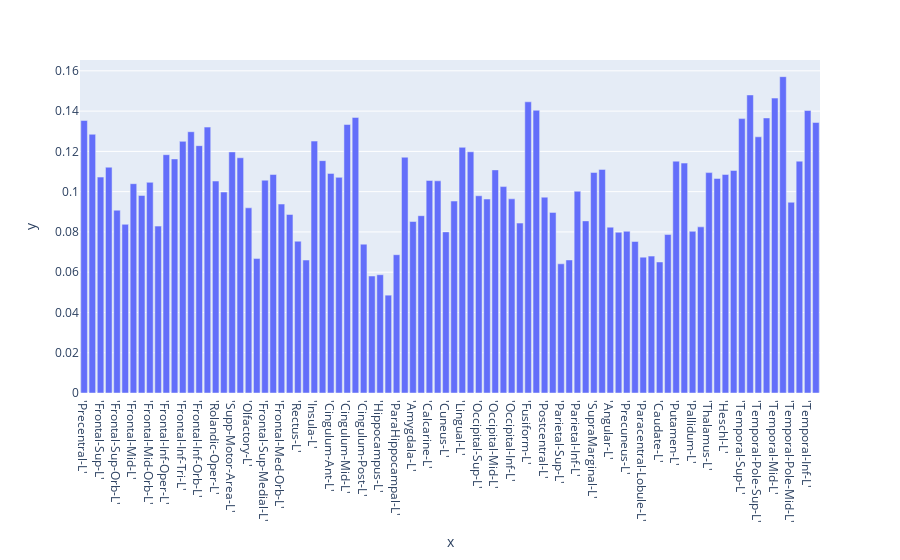
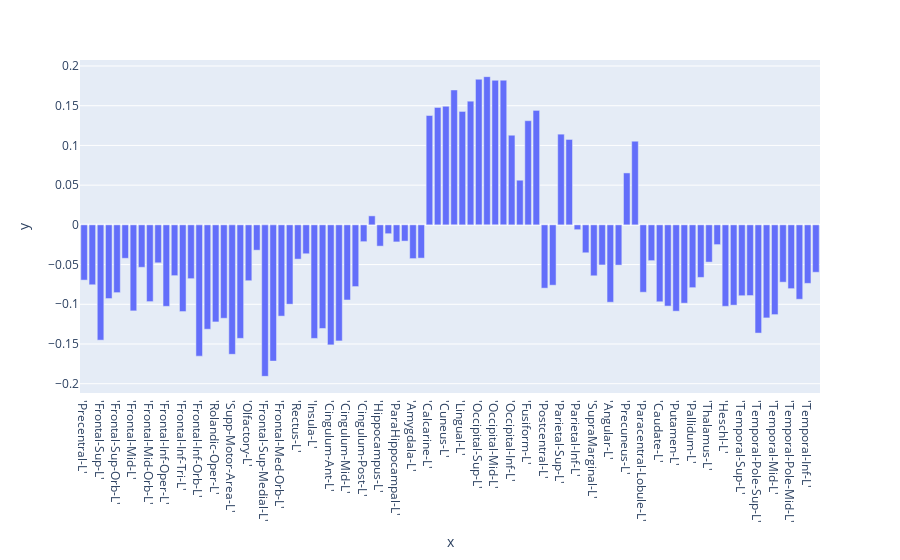
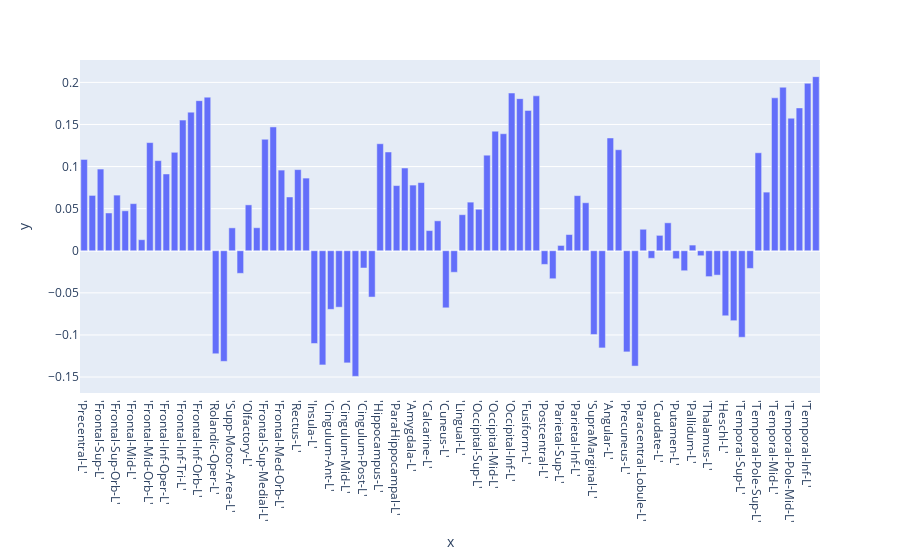
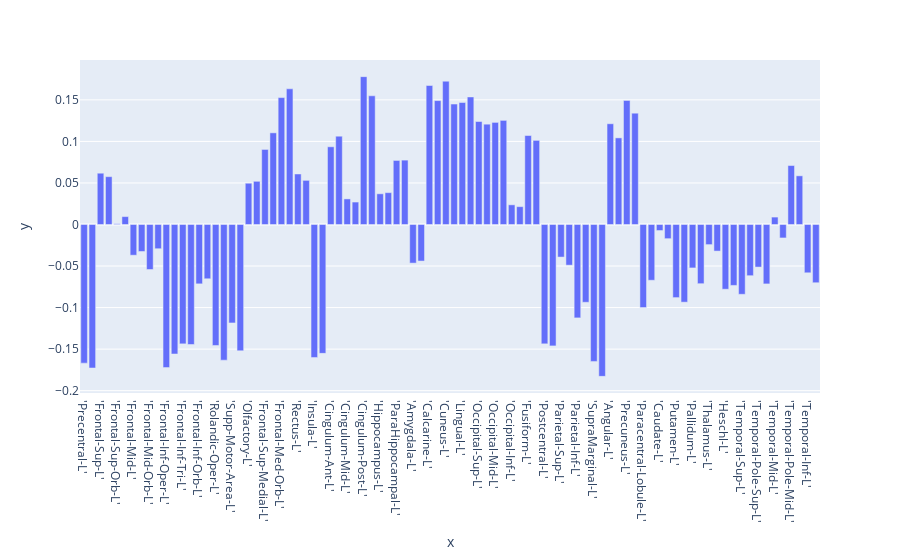

Write notebook code for charts like these, in order.
### Code cell
import pandas as pd
labels = pd.read_csv("AALlabels.csv")
label=labels['labels'].values
import plotly.express as px
for model in range(K):
    print(f"Model {model}: Pi = {pi_est[model]} , kappa = {kappa_est[model]}")
    fig = px.bar(y=mu_est[:,model].detach().numpy(),x=label)
    #fig.update_layout(width=300)
    fig.show()

### Figure 1 — Plotly figure (JSON) as saved in the notebook; plotly's stock layout.template omitted (floating-point values rounded to 4 significant figures)
{"data": [{"alignmentgroup": "True", "hovertemplate": "x=%{x}<br>y=%{y}<extra></extra>", "legendgroup": "", "marker": {"color": "#636efa", "pattern": {"shape": ""}}, "name": "", "offsetgroup": "", "orientation": "v", "showlegend": false, "textposition": "auto", "type": "bar", "x": ["'Precentral-L'", "'Precentral-R'", "'Frontal-Sup-L'", "'Frontal-Sup-R'", "'Frontal-Sup-Orb-L'", "'Frontal-Sup-Orb-R'", "'Frontal-Mid-L'", "'Frontal-Mid-R'", "'Frontal-Mid-Orb-L'", "'Frontal-Mid-Orb-R'", "'Frontal-Inf-Oper-L'", "'Frontal-Inf-Oper-R'", "'Frontal-Inf-Tri-L'", "'Frontal-Inf-Tri-R'", "'Frontal-Inf-Orb-L'", "'Frontal-Inf-Orb-R'", "'Rolandic-Oper-L'", "'Rolandic-Oper-R'", "'Supp-Motor-Area-L'", "'Supp-Motor-Area-R'", "'Olfactory-L'", "'Olfactory-R'", "'Frontal-Sup-Medial-L'", "'Frontal-Sup-Medial-R'", "'Frontal-Med-Orb-L'", "'Frontal-Med-Orb-R'", "'Rectus-L'", "'Rectus-R'", "'Insula-L'", "'Insula-R'", "'Cingulum-Ant-L'", "'Cingulum-Ant-R'", "'Cingulum-Mid-L'", "'Cingulum-Mid-R'", "'Cingulum-Post-L'", "'Cingulum-Post-R'", "'Hippocampus-L'", "'Hippocampus-R'", "'ParaHippocampal-L'", "'ParaHippocampal-R'", "'Amygdala-L'", "'Amygdala-R'", "'Calcarine-L'", "'Calcarine-R'", "'Cuneus-L'", "'Cuneus-R'", "'Lingual-L'", "'Lingual-R'", "'Occipital-Sup-L'", "'Occipital-Sup-R'", "'Occipital-Mid-L'", "'Occipital-Mid-R'", "'Occipital-Inf-L'", "'Occipital-Inf-R'", "'Fusiform-L'", "'Fusiform-R'", "'Postcentral-L'", "'Postcentral-R'", "'Parietal-Sup-L'", "'Parietal-Sup-R'", "'Parietal-Inf-L'", "'Parietal-Inf-R'", "'SupraMarginal-L'", "'SupraMarginal-R'", "'Angular-L'", "'Angular-R'", "'Precuneus-L'", "'Precuneus-R'", "'Paracentral-Lobule-L'", "'Paracentral-Lobule-R'", "'Caudate-L'", "'Caudate-R'", "'Putamen-L'", "'Putamen-R'", "'Pallidum-L'", "'Pallidum-R'", "'Thalamus-L'", "'Thalamus-R'", "'Heschl-L'", "'Heschl-R'", "'Temporal-Sup-L'", "'Temporal-Sup-R'", "'Temporal-Pole-Sup-L'", "'Temporal-Pole-Sup-R'", "'Temporal-Mid-L'", "'Temporal-Mid-R'", "'Temporal-Pole-Mid-L'", "'Temporal-Pole-Mid-R'", "'Temporal-Inf-L'", "'Temporal-Inf-R'"], "xaxis": "x", "y": [0.1353, 0.1285, 0.1072, 0.1121, 0.09079, 0.08377, 0.104, 0.0981, 0.1046, 0.08289, 0.1184, 0.1162, 0.125, 0.1298, 0.1228, 0.1321, 0.1053, 0.09981, 0.1197, 0.1168, 0.09196, 0.06677, 0.1057, 0.1085, 0.09384, 0.08867, 0.07538, 0.06603, 0.1251, 0.1154, 0.1091, 0.1071, 0.1333, 0.1369, 0.07392, 0.05811, 0.05875, 0.04859, 0.06869, 0.1171, 0.08517, 0.08806, 0.1056, 0.1054, 0.08002, 0.09532, 0.122, 0.1198, 0.09796, 0.09633, 0.1108, 0.1025, 0.09643, 0.08439, 0.1446, 0.1404, 0.09726, 0.0897, 0.06416, 0.06608, 0.1002, 0.08548, 0.1095, 0.1111, 0.08236, 0.07982, 0.08033, 0.07526, 0.06748, 0.06798, 0.06507, 0.0787, 0.1151, 0.1142, 0.08031, 0.08251, 0.1095, 0.1066, 0.1085, 0.1105, 0.1363, 0.148, 0.1272, 0.1366, 0.1465, 0.1571, 0.09474, 0.1151, 0.1403, 0.1344], "yaxis": "y"}], "layout": {"barmode": "relative", "legend": {"tracegroupgap": 0}, "margin": {"t": 60}, "xaxis": {"anchor": "y", "domain": [0, 1], "title": {"text": "x"}}, "yaxis": {"anchor": "x", "domain": [0, 1], "title": {"text": "y"}}}}

### Figure 2 — Plotly figure (JSON) as saved in the notebook; plotly's stock layout.template omitted (floating-point values rounded to 4 significant figures)
{"data": [{"alignmentgroup": "True", "hovertemplate": "x=%{x}<br>y=%{y}<extra></extra>", "legendgroup": "", "marker": {"color": "#636efa", "pattern": {"shape": ""}}, "name": "", "offsetgroup": "", "orientation": "v", "showlegend": false, "textposition": "auto", "type": "bar", "x": ["'Precentral-L'", "'Precentral-R'", "'Frontal-Sup-L'", "'Frontal-Sup-R'", "'Frontal-Sup-Orb-L'", "'Frontal-Sup-Orb-R'", "'Frontal-Mid-L'", "'Frontal-Mid-R'", "'Frontal-Mid-Orb-L'", "'Frontal-Mid-Orb-R'", "'Frontal-Inf-Oper-L'", "'Frontal-Inf-Oper-R'", "'Frontal-Inf-Tri-L'", "'Frontal-Inf-Tri-R'", "'Frontal-Inf-Orb-L'", "'Frontal-Inf-Orb-R'", "'Rolandic-Oper-L'", "'Rolandic-Oper-R'", "'Supp-Motor-Area-L'", "'Supp-Motor-Area-R'", "'Olfactory-L'", "'Olfactory-R'", "'Frontal-Sup-Medial-L'", "'Frontal-Sup-Medial-R'", "'Frontal-Med-Orb-L'", "'Frontal-Med-Orb-R'", "'Rectus-L'", "'Rectus-R'", "'Insula-L'", "'Insula-R'", "'Cingulum-Ant-L'", "'Cingulum-Ant-R'", "'Cingulum-Mid-L'", "'Cingulum-Mid-R'", "'Cingulum-Post-L'", "'Cingulum-Post-R'", "'Hippocampus-L'", "'Hippocampus-R'", "'ParaHippocampal-L'", "'ParaHippocampal-R'", "'Amygdala-L'", "'Amygdala-R'", "'Calcarine-L'", "'Calcarine-R'", "'Cuneus-L'", "'Cuneus-R'", "'Lingual-L'", "'Lingual-R'", "'Occipital-Sup-L'", "'Occipital-Sup-R'", "'Occipital-Mid-L'", "'Occipital-Mid-R'", "'Occipital-Inf-L'", "'Occipital-Inf-R'", "'Fusiform-L'", "'Fusiform-R'", "'Postcentral-L'", "'Postcentral-R'", "'Parietal-Sup-L'", "'Parietal-Sup-R'", "'Parietal-Inf-L'", "'Parietal-Inf-R'", "'SupraMarginal-L'", "'SupraMarginal-R'", "'Angular-L'", "'Angular-R'", "'Precuneus-L'", "'Precuneus-R'", "'Paracentral-Lobule-L'", "'Paracentral-Lobule-R'", "'Caudate-L'", "'Caudate-R'", "'Putamen-L'", "'Putamen-R'", "'Pallidum-L'", "'Pallidum-R'", "'Thalamus-L'", "'Thalamus-R'", "'Heschl-L'", "'Heschl-R'", "'Temporal-Sup-L'", "'Temporal-Sup-R'", "'Temporal-Pole-Sup-L'", "'Temporal-Pole-Sup-R'", "'Temporal-Mid-L'", "'Temporal-Mid-R'", "'Temporal-Pole-Mid-L'", "'Temporal-Pole-Mid-R'", "'Temporal-Inf-L'", "'Temporal-Inf-R'"], "xaxis": "x", "y": [-0.06957, -0.07544, -0.1451, -0.09278, -0.08533, -0.0421, -0.1083, -0.05345, -0.09663, -0.04778, -0.1026, -0.06395, -0.1092, -0.06774, -0.1653, -0.1314, -0.1222, -0.1176, -0.163, -0.1429, -0.07033, -0.03189, -0.1907, -0.1715, -0.1149, -0.09992, -0.04314, -0.03638, -0.143, -0.1305, -0.1511, -0.1461, -0.09458, -0.07771, -0.02115, 0.01134, -0.0268, -0.01113, -0.02145, -0.02045, -0.04248, -0.0419, 0.1377, 0.1478, 0.1493, 0.1698, 0.1428, 0.1557, 0.1834, 0.1866, 0.182, 0.1822, 0.1129, 0.05621, 0.1311, 0.1441, -0.07969, -0.07597, 0.1142, 0.1075, -0.006083, -0.03515, -0.06412, -0.05046, -0.0974, -0.05067, 0.06538, 0.1053, -0.08483, -0.04505, -0.09684, -0.1023, -0.1087, -0.0986, -0.07907, -0.06617, -0.04688, -0.02487, -0.1026, -0.1011, -0.08922, -0.08901, -0.1362, -0.1171, -0.113, -0.07217, -0.08031, -0.09365, -0.07367, -0.05968], "yaxis": "y"}], "layout": {"barmode": "relative", "legend": {"tracegroupgap": 0}, "margin": {"t": 60}, "xaxis": {"anchor": "y", "domain": [0, 1], "title": {"text": "x"}}, "yaxis": {"anchor": "x", "domain": [0, 1], "title": {"text": "y"}}}}

### Figure 3 — Plotly figure (JSON) as saved in the notebook; plotly's stock layout.template omitted (floating-point values rounded to 4 significant figures)
{"data": [{"alignmentgroup": "True", "hovertemplate": "x=%{x}<br>y=%{y}<extra></extra>", "legendgroup": "", "marker": {"color": "#636efa", "pattern": {"shape": ""}}, "name": "", "offsetgroup": "", "orientation": "v", "showlegend": false, "textposition": "auto", "type": "bar", "x": ["'Precentral-L'", "'Precentral-R'", "'Frontal-Sup-L'", "'Frontal-Sup-R'", "'Frontal-Sup-Orb-L'", "'Frontal-Sup-Orb-R'", "'Frontal-Mid-L'", "'Frontal-Mid-R'", "'Frontal-Mid-Orb-L'", "'Frontal-Mid-Orb-R'", "'Frontal-Inf-Oper-L'", "'Frontal-Inf-Oper-R'", "'Frontal-Inf-Tri-L'", "'Frontal-Inf-Tri-R'", "'Frontal-Inf-Orb-L'", "'Frontal-Inf-Orb-R'", "'Rolandic-Oper-L'", "'Rolandic-Oper-R'", "'Supp-Motor-Area-L'", "'Supp-Motor-Area-R'", "'Olfactory-L'", "'Olfactory-R'", "'Frontal-Sup-Medial-L'", "'Frontal-Sup-Medial-R'", "'Frontal-Med-Orb-L'", "'Frontal-Med-Orb-R'", "'Rectus-L'", "'Rectus-R'", "'Insula-L'", "'Insula-R'", "'Cingulum-Ant-L'", "'Cingulum-Ant-R'", "'Cingulum-Mid-L'", "'Cingulum-Mid-R'", "'Cingulum-Post-L'", "'Cingulum-Post-R'", "'Hippocampus-L'", "'Hippocampus-R'", "'ParaHippocampal-L'", "'ParaHippocampal-R'", "'Amygdala-L'", "'Amygdala-R'", "'Calcarine-L'", "'Calcarine-R'", "'Cuneus-L'", "'Cuneus-R'", "'Lingual-L'", "'Lingual-R'", "'Occipital-Sup-L'", "'Occipital-Sup-R'", "'Occipital-Mid-L'", "'Occipital-Mid-R'", "'Occipital-Inf-L'", "'Occipital-Inf-R'", "'Fusiform-L'", "'Fusiform-R'", "'Postcentral-L'", "'Postcentral-R'", "'Parietal-Sup-L'", "'Parietal-Sup-R'", "'Parietal-Inf-L'", "'Parietal-Inf-R'", "'SupraMarginal-L'", "'SupraMarginal-R'", "'Angular-L'", "'Angular-R'", "'Precuneus-L'", "'Precuneus-R'", "'Paracentral-Lobule-L'", "'Paracentral-Lobule-R'", "'Caudate-L'", "'Caudate-R'", "'Putamen-L'", "'Putamen-R'", "'Pallidum-L'", "'Pallidum-R'", "'Thalamus-L'", "'Thalamus-R'", "'Heschl-L'", "'Heschl-R'", "'Temporal-Sup-L'", "'Temporal-Sup-R'", "'Temporal-Pole-Sup-L'", "'Temporal-Pole-Sup-R'", "'Temporal-Mid-L'", "'Temporal-Mid-R'", "'Temporal-Pole-Mid-L'", "'Temporal-Pole-Mid-R'", "'Temporal-Inf-L'", "'Temporal-Inf-R'"], "xaxis": "x", "y": [0.1085, 0.06574, 0.09705, 0.04487, 0.0661, 0.04746, 0.05595, 0.01314, 0.1285, 0.1071, 0.0912, 0.117, 0.1552, 0.1647, 0.1783, 0.1825, -0.1223, -0.1314, 0.0272, -0.02684, 0.0545, 0.02736, 0.1325, 0.1471, 0.09582, 0.06389, 0.09638, 0.08632, -0.1102, -0.1356, -0.06962, -0.06705, -0.1332, -0.1492, -0.02052, -0.055, 0.1271, 0.1173, 0.07743, 0.09828, 0.07802, 0.08097, 0.02396, 0.03555, -0.06778, -0.02557, 0.04283, 0.05775, 0.04932, 0.1135, 0.142, 0.139, 0.1874, 0.1807, 0.1667, 0.184, -0.01621, -0.03324, 0.0063, 0.01924, 0.0655, 0.05703, -0.09945, -0.1154, 0.134, 0.12, -0.1201, -0.137, 0.02553, -0.008944, 0.01828, 0.0332, -0.009496, -0.02374, 0.006757, -0.005932, -0.03072, -0.02894, -0.07723, -0.08307, -0.1028, -0.02098, 0.1164, 0.06966, 0.1817, 0.1943, 0.1575, 0.1697, 0.199, 0.2068], "yaxis": "y"}], "layout": {"barmode": "relative", "legend": {"tracegroupgap": 0}, "margin": {"t": 60}, "xaxis": {"anchor": "y", "domain": [0, 1], "title": {"text": "x"}}, "yaxis": {"anchor": "x", "domain": [0, 1], "title": {"text": "y"}}}}

### Figure 4 — Plotly figure (JSON) as saved in the notebook; plotly's stock layout.template omitted (floating-point values rounded to 4 significant figures)
{"data": [{"alignmentgroup": "True", "hovertemplate": "x=%{x}<br>y=%{y}<extra></extra>", "legendgroup": "", "marker": {"color": "#636efa", "pattern": {"shape": ""}}, "name": "", "offsetgroup": "", "orientation": "v", "showlegend": false, "textposition": "auto", "type": "bar", "x": ["'Precentral-L'", "'Precentral-R'", "'Frontal-Sup-L'", "'Frontal-Sup-R'", "'Frontal-Sup-Orb-L'", "'Frontal-Sup-Orb-R'", "'Frontal-Mid-L'", "'Frontal-Mid-R'", "'Frontal-Mid-Orb-L'", "'Frontal-Mid-Orb-R'", "'Frontal-Inf-Oper-L'", "'Frontal-Inf-Oper-R'", "'Frontal-Inf-Tri-L'", "'Frontal-Inf-Tri-R'", "'Frontal-Inf-Orb-L'", "'Frontal-Inf-Orb-R'", "'Rolandic-Oper-L'", "'Rolandic-Oper-R'", "'Supp-Motor-Area-L'", "'Supp-Motor-Area-R'", "'Olfactory-L'", "'Olfactory-R'", "'Frontal-Sup-Medial-L'", "'Frontal-Sup-Medial-R'", "'Frontal-Med-Orb-L'", "'Frontal-Med-Orb-R'", "'Rectus-L'", "'Rectus-R'", "'Insula-L'", "'Insula-R'", "'Cingulum-Ant-L'", "'Cingulum-Ant-R'", "'Cingulum-Mid-L'", "'Cingulum-Mid-R'", "'Cingulum-Post-L'", "'Cingulum-Post-R'", "'Hippocampus-L'", "'Hippocampus-R'", "'ParaHippocampal-L'", "'ParaHippocampal-R'", "'Amygdala-L'", "'Amygdala-R'", "'Calcarine-L'", "'Calcarine-R'", "'Cuneus-L'", "'Cuneus-R'", "'Lingual-L'", "'Lingual-R'", "'Occipital-Sup-L'", "'Occipital-Sup-R'", "'Occipital-Mid-L'", "'Occipital-Mid-R'", "'Occipital-Inf-L'", "'Occipital-Inf-R'", "'Fusiform-L'", "'Fusiform-R'", "'Postcentral-L'", "'Postcentral-R'", "'Parietal-Sup-L'", "'Parietal-Sup-R'", "'Parietal-Inf-L'", "'Parietal-Inf-R'", "'SupraMarginal-L'", "'SupraMarginal-R'", "'Angular-L'", "'Angular-R'", "'Precuneus-L'", "'Precuneus-R'", "'Paracentral-Lobule-L'", "'Paracentral-Lobule-R'", "'Caudate-L'", "'Caudate-R'", "'Putamen-L'", "'Putamen-R'", "'Pallidum-L'", "'Pallidum-R'", "'Thalamus-L'", "'Thalamus-R'", "'Heschl-L'", "'Heschl-R'", "'Temporal-Sup-L'", "'Temporal-Sup-R'", "'Temporal-Pole-Sup-L'", "'Temporal-Pole-Sup-R'", "'Temporal-Mid-L'", "'Temporal-Mid-R'", "'Temporal-Pole-Mid-L'", "'Temporal-Pole-Mid-R'", "'Temporal-Inf-L'", "'Temporal-Inf-R'"], "xaxis": "x", "y": [-0.1668, -0.1727, 0.06173, 0.05758, 0.000951, 0.009506, -0.03697, -0.03248, -0.05418, -0.02916, -0.1722, -0.1559, -0.1436, -0.1444, -0.07143, -0.06533, -0.1456, -0.1633, -0.1185, -0.152, 0.04968, 0.05199, 0.09034, 0.1103, 0.1527, 0.1633, 0.06082, 0.05314, -0.16, -0.1551, 0.09353, 0.1063, 0.0308, 0.027, 0.1779, 0.1549, 0.03695, 0.03833, 0.07709, 0.07749, -0.04649, -0.04401, 0.1673, 0.1491, 0.1725, 0.145, 0.1468, 0.1535, 0.1239, 0.1207, 0.1229, 0.1253, 0.02368, 0.02147, 0.1071, 0.1012, -0.1436, -0.1461, -0.03921, -0.04896, -0.1124, -0.09361, -0.1648, -0.1828, 0.1212, 0.1043, 0.1493, 0.134, -0.09996, -0.06712, -0.007265, -0.01704, -0.08798, -0.09348, -0.05227, -0.07124, -0.02421, -0.032, -0.0779, -0.07333, -0.084, -0.06162, -0.05125, -0.07149, 0.008932, -0.01618, 0.07096, 0.05858, -0.05812, -0.0701], "yaxis": "y"}], "layout": {"barmode": "relative", "legend": {"tracegroupgap": 0}, "margin": {"t": 60}, "xaxis": {"anchor": "y", "domain": [0, 1], "title": {"text": "x"}}, "yaxis": {"anchor": "x", "domain": [0, 1], "title": {"text": "y"}}}}
